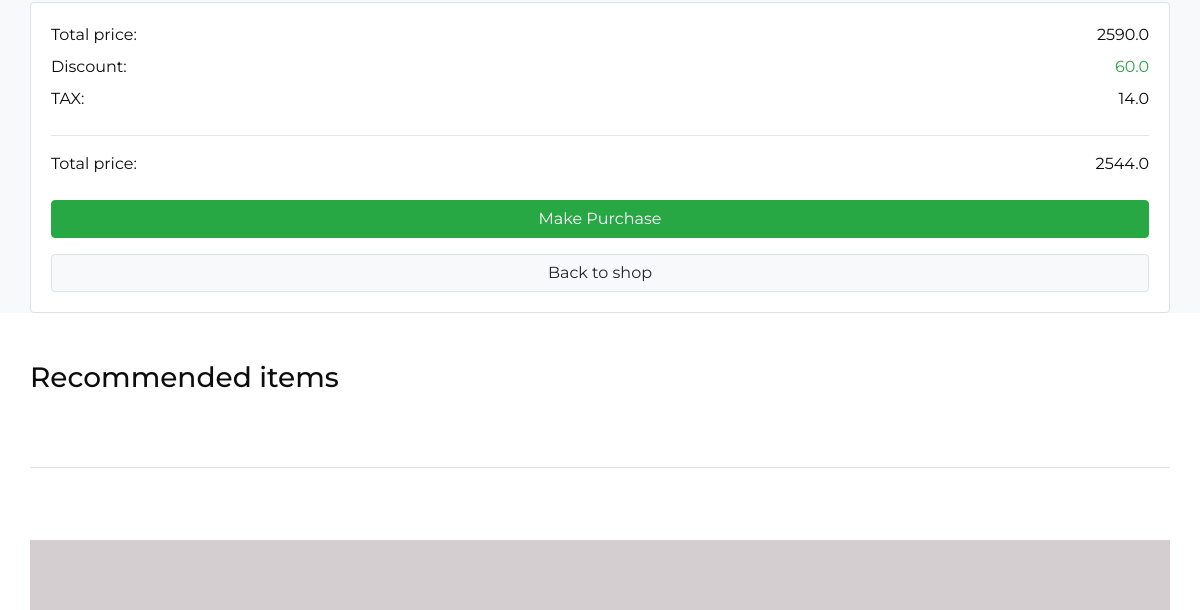
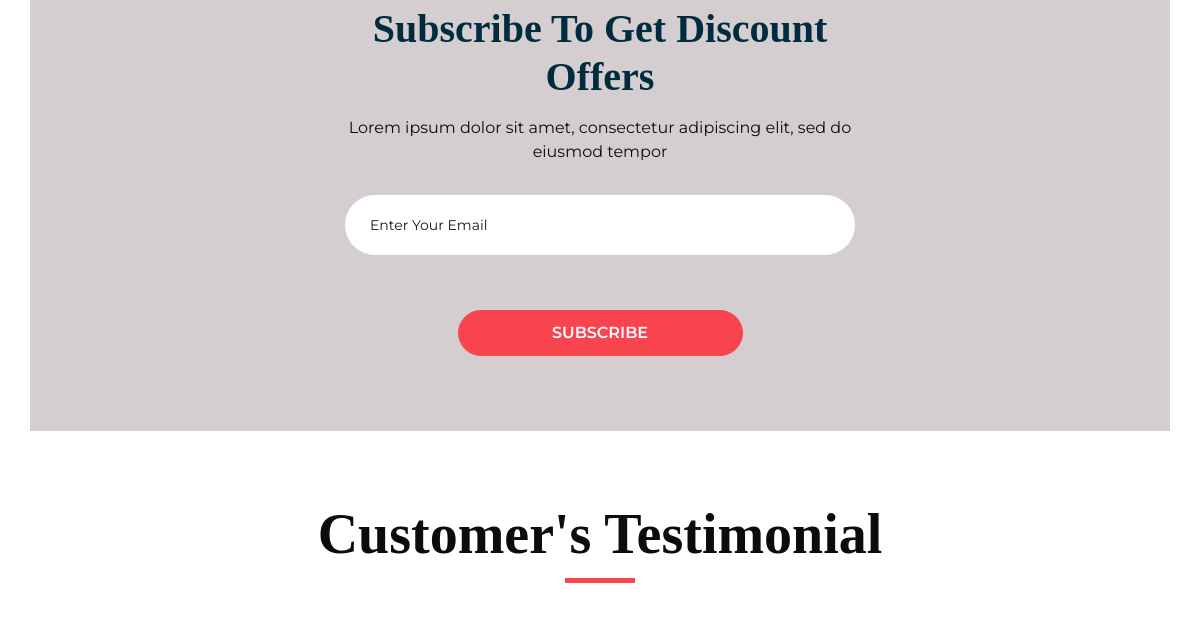
The page /cart/ (signed in, middle part) on the database as committed earlier (2 pictures, top to bottom).
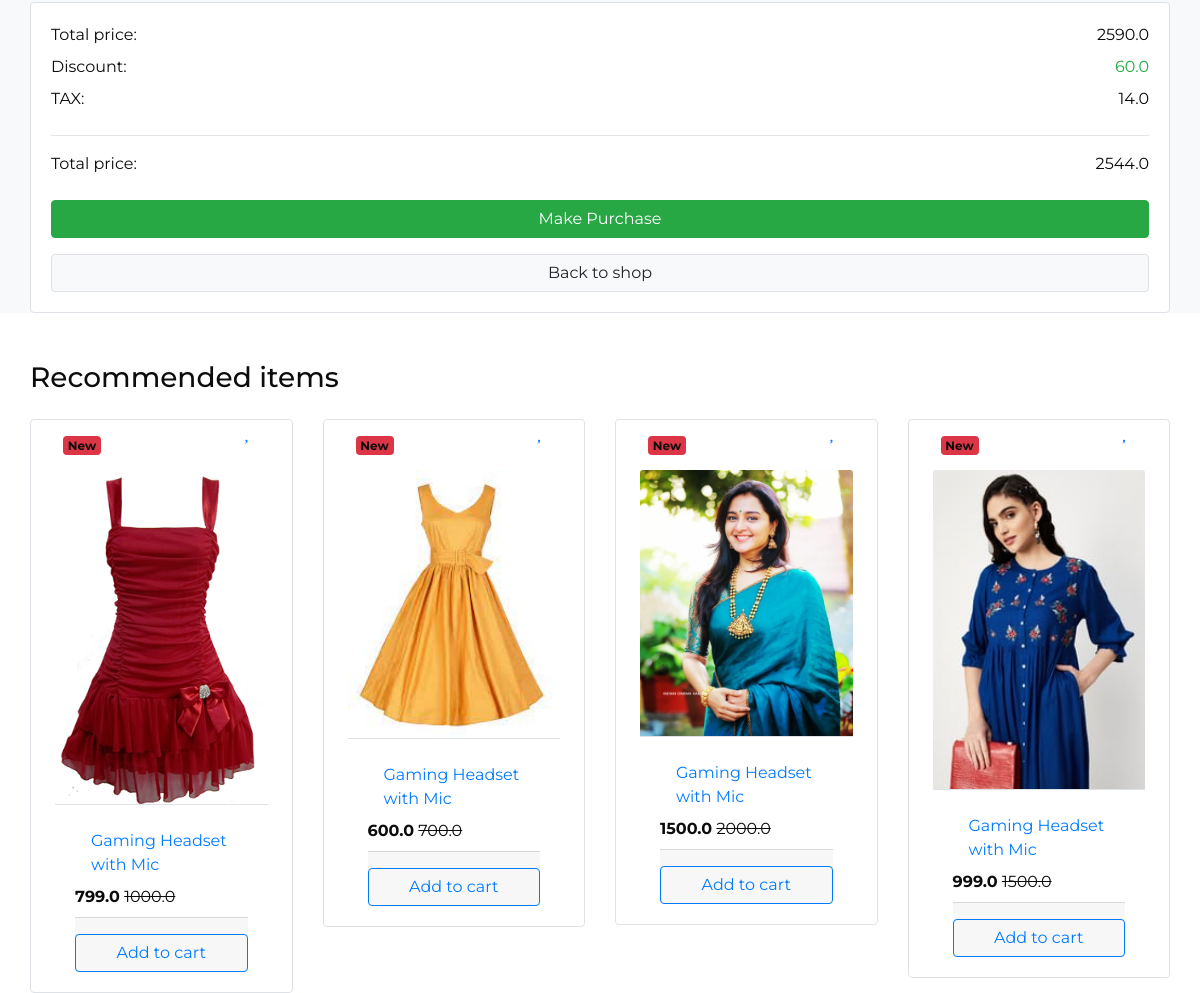
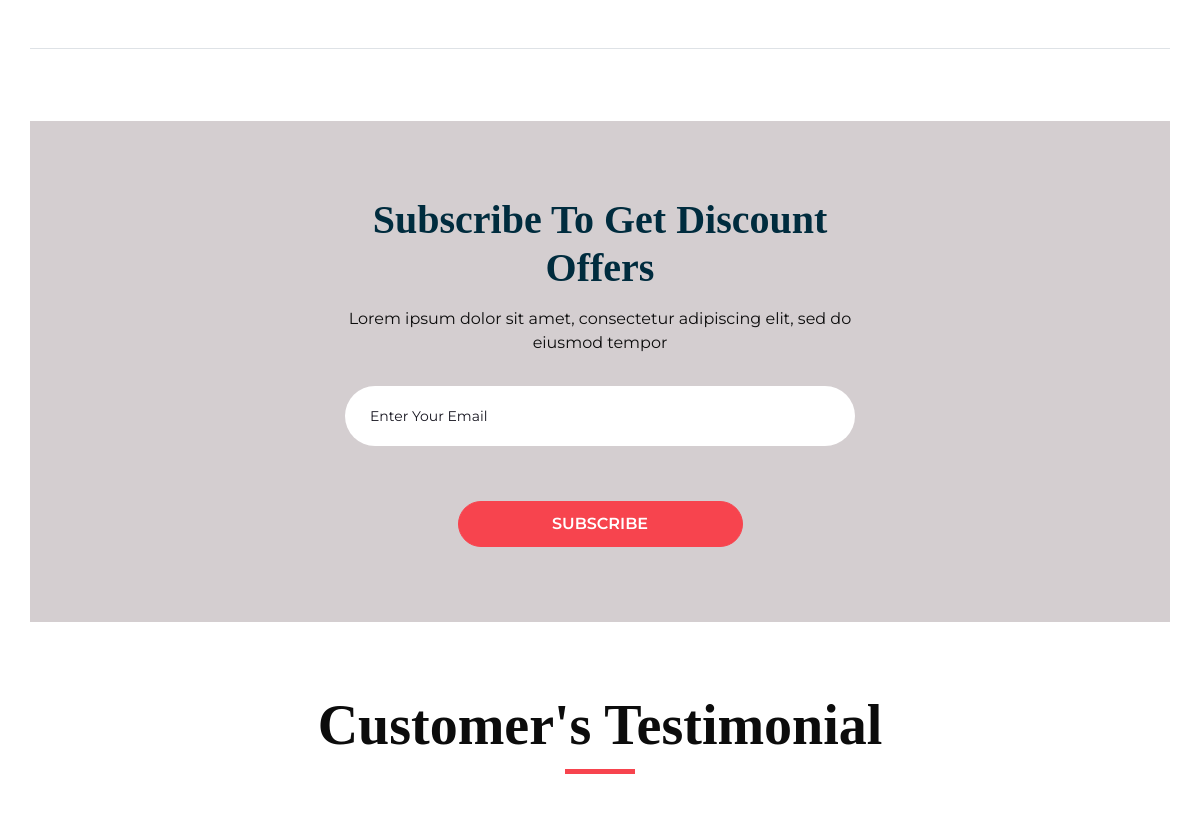
The same page on the database as committed later (2 pictures, top to bottom).
### home/models.py (models this page shows, shortened)
class Product(models.Model):
    category = models.ForeignKey(Category,on_delete=models.CASCADE)
    slug = models.CharField(max_length=50, null = False, blank = False)
    name = models.CharField(max_length=100,null=False,blank = False)
    product_image =models.ImageField(upload_to="category_img",null =False,blank=False)
    description = models.CharField(max_length=500,null=False,blank = False)
    quantity = models.IntegerField(null=False,blank=False)
    original_price =models.FloatField(null=False,blank=False)
    selling_price = models.FloatField(null=False,blank=False)
    status = models.IntegerField(default=False,help_text="0=default, 1=hidden")
    trending = models.BooleanField(default=False,help_text="0=default, 1=hidden")

### home/views.py (the view)
# urls.py: path('cart/', views.cart, name='cart'),
@login_required
def cart(request):
    cart_items = Cart.objects.filter(user=request.user)
    total_price = 0
    cart_details = []
    for item in cart_items:
        item_total_price = item.quantity * item.product.selling_price
        total_price += item_total_price
        cart_details.append({
            'product_id': item.product.id,
            'cart_item_id': item.id,
            'product_name': item.product.name,
            'selling_price': item.product.selling_price,
            'product_img': item.product.product_image,
            'quantity': item.quantity,
            'price_per_piece': item.product.selling_price,
            'total_price': item_total_price,
        })
    discount = 60.00
    discounted_total_price = max(0, total_price - discount)
    tax = 14.00
    total_with_tax = discounted_total_price + tax
    recommended_items = Product.objects.filter(trending=True)[:4]
    summary = {
        'total_price': total_price,
        'discounted_total_price': discounted_total_price,
        'discount': discount,
        'tax': tax,
        'total_with_tax': total_with_tax,
    }
    context = {
        'cart_details': cart_details,
        'recommended_items': recommended_items,
        'summary': summary,
    }
    return render(request, "cart.html", context)

### home/templates/cart.html (shortened to what this page needs)
{% extends 'layouts/submain.html' %}
{% load static %}
{%block body%}
<section class="bg-light my-5">
  <div class="container">
        <div class="card shadow-0 border">
          <div class="card-body">
            <div class="d-flex justify-content-between">
              <p class="mb-2">Total price:</p>
              <p class="mb-2">{{ summary.total_price }}</p>
            </div>
            <div class="d-flex justify-content-between">
              <p class="mb-2">Discount:</p>
              <p class="mb-2 text-success">{{ summary.discount }}</p>
            </div>
            <div class="d-flex justify-content-between">
              <p class="mb-2">TAX:</p>
              <p class="mb-2">{{ summary.tax }}</p>
            </div>
            <hr />
            <div class="d-flex justify-content-between">
              <p class="mb-2">Total price:</p>
              <p class="mb-2 fw-bold">{{ summary.total_with_tax }}</p>
            </div>
            <div class="mt-3">
              <a href="#" class="btn btn-success w-100 shadow-0 mb-2"> Make Purchase </a>
              <a href="{%url 'home'%}" class="btn btn-light w-100 border mt-2"> Back to shop </a>
            </div>
          </div>
        </div>
      </div>
</section>
<section>
  <div class="container my-5">
    <header class="mb-4">
      <h3>Recommended items</h3>
    </header>
    <div class="row">
      {% for recommended_item in recommended_items %}
      <div class="col-lg-3 col-md-6 col-sm-6">
        <div class="card px-4 border shadow-0 mb-4 mb-lg-0">
          <div class="mask px-2" style="height: 50px;">
            <div class="d-flex justify-content-between">
              <h6><span class="badge bg-danger pt-1 mt-3 ms-2">New</span></h6>
              <a href="#"><i class="fas fa-heart text-primary fa-lg float-end pt-3 m-2"></i></a>
            </div>
          </div>
          <a href="#" class="">
            <img src="{{ recommended_item.product_image.url }}" class="card-img-top rounded-2" />
          </a>
          <div class="card-body d-flex flex-column pt-3 border-top">
            <a href="#" class="nav-link">Gaming Headset with Mic</a>
            <div class="price-wrap mb-2">
              <strong class="">{{ recommended_item.selling_price }}</strong>
              <del class="">{{ recommended_item.original_price }}</del>
            </div>
            <div class="card-footer d-flex align-items-end pt-3 px-0 pb-0 mt-auto">
              <a href="#" class="btn btn-outline-primary w-100">Add to cart</a>
            </div>
          </div>
        </div>
      </div>
      {% endfor %}
    </div>
  </div>
</section>
  <div class="">
    <div class="container">
      <div class="d-flex justify-content-between py-4 border-top">
        <div>
          <i class="fab fa-lg fa-cc-visa text-white"></i>
          <i class="fab fa-lg fa-cc-amex text-white"></i>
          <i class="fab fa-lg fa-cc-mastercard text-white"></i>
          <i class="fab fa-lg fa-cc-paypal text-white"></i>
        </div>
        <div class="dropdown dropup">
          <a class="dropdown-toggle text-white" href="#" id="Dropdown" role="button" data-mdb-toggle="dropdown" aria-expanded="false"> English </a>
        </div>
      </div>
      {%endblock%}

Rows that differ between the two databases and show on the page:
now on this page (row edited): Product: product_image (picture), selling_price "799.0", original_price "1000.0"
now on this page (row edited): Product: product_image (picture), selling_price "600.0", original_price "700.0"
now on this page (row edited): Product: product_image (picture), selling_price "1500.0", original_price "2000.0"
now on this page (row edited): Product: product_image (picture), selling_price "999.0", original_price "1500.0"
